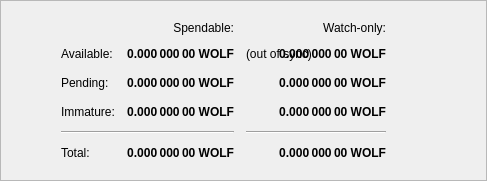
                <widget class="QFrame" name="frame">
                    <property name="frameShape">
                        <enum>QFrame::StyledPanel</enum>
                    </property>
                    <property name="frameShadow">
                        <enum>QFrame::Raised</enum>
                    </property>
                    <layout class="QHBoxLayout">
                         <item>
                            <spacer name="horizontalSpacerWalletSecruity">
                                <property name="orientation">
                                    <enum>Qt::Horizontal</enum>
                                </property>
                                <property name="sizeHint" stdset="0">
                                    <size>
                                        <width>40</width>
                                        <height>1</height>
                                    </size>
                                </property>
                            </spacer>
                        </item>
                        <item>
                            <widget class="QFrame">
                                <layout class="QVBoxLayout" name="verticalLayout_4">
                                   
                                    <item>
                                        <layout class="QGridLayout" name="gridLayout">
                                            <property name="spacing">
                                                <number>12</number>
                                            </property>
                                            <item row="0" column="1">
                                                <widget class="QLabel" name="labelSpendable">
                                                    <property name="text">
                                                        <string>Spendable:</string>
                                                    </property>
                                                    <property name="alignment">
                                                        <set>Qt::AlignRight|Qt::AlignTrailing|Qt::AlignVCenter</set>
                                                    </property>
                                                </widget>
                                            </item>
                                            <item row="0" column="2">
                                                <widget class="QLabel" name="labelWatchonly">
                                                    <property name="text">
                                                        <string>Watch-only:</string>
                                                    </property>
                                                    <property name="alignment">
                                                        <set>Qt::AlignRight|Qt::AlignTrailing|Qt::AlignVCenter</set>
                                                    </property>
                                                </widget>
                                            </item>
                                            <item row="1" column="0">
                                                <widget class="QLabel" name="labelBalanceText">
                                                    <property name="text">
                                                        <string>Available:</string>
                                                    </property>
                                                </widget>
                                            </item>
                                            <item row="1" column="1">
                                                <widget class="QLabel" name="labelBalance">
                                                    <property name="font">
                                                        <font>
                                                            <weight>75</weight>
                                                            <bold>true</bold>
                                                        </font>
                                                    </property>
                                                    <property name="cursor">
                                                        <cursorShape>IBeamCursor</cursorShape>
                                                    </property>
                                                    <property name="toolTip">
                                                        <string>Your current spendable balance</string>
                                                    </property>
                                                    <property name="text">
                                                        <string notr="true">0.000 000 00 WOLF</string>
                                                    </property>
                                                    <property name="alignment">
                                                        <set>Qt::AlignRight|Qt::AlignTrailing|Qt::AlignVCenter</set>
                                                    </property>
                                                    <property name="textInteractionFlags">
                                                        <set>Qt::LinksAccessibleByMouse|Qt::TextSelectableByKeyboard|Qt::TextSelectableByMouse</set>
                                                    </property>
                                                </widget>
                                            </item>
                                            <item row="1" column="2">
                                                <widget class="QLabel" name="labelWalletStatus">
                                                    <property name="toolTip">
                                                        <string>The displayed information may be out of date. Your wallet automatically synchronizes with the WOLF network after a connection is established, but this process has not completed yet.</string>
                                                    </property>
                                                    <property name="text">
                                                        <string notr="true">(out of sync)</string>
                                                    </property>
                                                    <property name="alignment">
                                                        <set>Qt::AlignLeading|Qt::AlignLeft|Qt::AlignVCenter</set>
                                                    </property>
                                                </widget>
                                            </item>
                                            <item row="1" column="2">
                                                <widget class="QLabel" name="labelWatchAvailable">
                                                    <property name="font">
                                                        <font>
                                                            <weight>75</weight>
                                                            <bold>true</bold>
                                                        </font>
                                                    </property>
                                                    <property name="cursor">
                                                        <cursorShape>IBeamCursor</cursorShape>
                                                    </property>
                                                    <property name="toolTip">
                                                        <string>Your current balance in watch-only addresses</string>
                                                    </property>
                                                    <property name="text">
                                                        <string notr="true">0.000 000 00 WOLF</string>
                                                    </property>
                                                    <property name="alignment">
                                                        <set>Qt::AlignRight|Qt::AlignTrailing|Qt::AlignVCenter</set>
                                                    </property>
                                                    <property name="textInteractionFlags">
                                                        <set>Qt::LinksAccessibleByMouse|Qt::TextSelectableByKeyboard|Qt::TextSelectableByMouse</set>
                                                    </property>
                                                </widget>
                                            </item>
                                            <item row="2" column="0">
                                                <widget class="QLabel" name="labelPendingText">
                                                    <property name="text">
                                                        <string>Pending:</string>
                                                    </property>
                                                </widget>
                                            </item>
                                            <item row="2" column="1">
                                                <widget class="QLabel" name="labelUnconfirmed">
                                                    <property name="font">
                                                        <font>
                                                            <weight>75</weight>
                                                            <bold>true</bold>
                                                        </font>
                                                    </property>
                                                    <property name="cursor">
                                                        <cursorShape>IBeamCursor</cursorShape>
                                                    </property>
                                                    <property name="toolTip">
                                                        <string>Total of transactions that have yet to be confirmed, and do not yet count toward the spendable balance</string>
                                                    </property>
                                                    <property name="text">
                                                        <string notr="true">0.000 000 00 WOLF</string>
                                                    </property>
                                                    <property name="alignment">
                                                        <set>Qt::AlignRight|Qt::AlignTrailing|Qt::AlignVCenter</set>
                                                    </property>
                                                    <property name="textInteractionFlags">
                                                        <set>Qt::LinksAccessibleByMouse|Qt::TextSelectableByKeyboard|Qt::TextSelectableByMouse</set>
                                                    </property>
                                                </widget>
                                            </item>
                                            <item row="2" column="2">
                                                <widget class="QLabel" name="labelWatchPending">
                                                    <property name="font">
                                                        <font>
                                                            <weight>75</weight>
                                                            <bold>true</bold>
                                                        </font>
                                                    </property>
                                                    <property name="cursor">
                                                        <cursorShape>IBeamCursor</cursorShape>
                                                    </property>
                                                    <property name="toolTip">
                                                        <string>Unconfirmed transactions to watch-only addresses</string>
                                                    </property>
                                                    <property name="text">
                                                        <string notr="true">0.000 000 00 WOLF</string>
                                                    </property>
                                                    <property name="alignment">
                                                        <set>Qt::AlignRight|Qt::AlignTrailing|Qt::AlignVCenter</set>
                                                    </property>
                                                    <property name="textInteractionFlags">
                                                        <set>Qt::LinksAccessibleByMouse|Qt::TextSelectableByKeyboard|Qt::TextSelectableByMouse</set>
                                                    </property>
                                                </widget>
                                            </item>
                                            <item row="2" column="3">
                                                <spacer name="horizontalSpacer_2">
                                                    <property name="orientation">
                                                        <enum>Qt::Horizontal</enum>
                                                    </property>
                                                    <property name="sizeHint" stdset="0">
                                                        <size>
                                                            <width>40</width>
                                                            <height>20</height>
                                                        </size>
                                                    </property>
                                                </spacer>
                                            </item>
                                            <item row="3" column="0">
                                                <widget class="QLabel" name="labelImmatureText">
                                                    <property name="text">
                                                        <string>Immature:</string>
                                                    </property>
                                                </widget>
                                            </item>
                                            <item row="3" column="1">
                                                <widget class="QLabel" name="labelImmature">
                                                    <property name="font">
                                                        <font>
                                                            <weight>75</weight>
                                                            <bold>true</bold>
                                                        </font>
                                                    </property>
                                                    <property name="cursor">
                                                        <cursorShape>IBeamCursor</cursorShape>
                                                    </property>
                                                    <property name="toolTip">
                                                        <string>Mined balance that has not yet matured</string>
                                                    </property>
                                                    <property name="text">
                                                        <string notr="true">0.000 000 00 WOLF</string>
                                                    </property>
                                                    <property name="alignment">
                                                        <set>Qt::AlignRight|Qt::AlignTrailing|Qt::AlignVCenter</set>
                                                    </property>
                                                    <property name="textInteractionFlags">
                                                        <set>Qt::LinksAccessibleByMouse|Qt::TextSelectableByKeyboard|Qt::TextSelectableByMouse</set>
                                                    </property>
                                                </widget>
                                            </item>
                                            <item row="3" column="2">
                                                <widget class="QLabel" name="labelWatchImmature">
                                                    <property name="font">
                                                        <font>
                                                            <weight>75</weight>
                                                            <bold>true</bold>
                                                        </font>
                                                    </property>
                                                    <property name="cursor">
                                                        <cursorShape>IBeamCursor</cursorShape>
                                                    </property>
                                                    <property name="toolTip">
                                                        <string>Mined balance in watch-only addresses that has not yet matured</string>
                                                    </property>
                                                    <property name="text">
                                                        <string notr="true">0.000 000 00 WOLF</string>
                                                    </property>
                                                    <property name="alignment">
                                                        <set>Qt::AlignRight|Qt::AlignTrailing|Qt::AlignVCenter</set>
                                                    </property>
                                                    <property name="textInteractionFlags">
                                                        <set>Qt::LinksAccessibleByMouse|Qt::TextSelectableByKeyboard|Qt::TextSelectableByMouse</set>
                                                    </property>
                                                </widget>
                                            </item>
                                            <item row="4" column="0" colspan="2">
                                                <widget class="Line" name="lineSpendableBalance">
                                                    <property name="orientation">
                                                        <enum>Qt::Horizontal</enum>
                                                    </property>
                                                </widget>
                                            </item>
                                            <item row="4" column="2">
                                                <widget class="Line" name="lineWatchBalance">
                                                    <property name="sizePolicy">
                                                        <sizepolicy hsizetype="Preferred" vsizetype="Fixed">
                                                            <horstretch>0</horstretch>
                                                            <verstretch>0</verstretch>
                                                        </sizepolicy>
                                                    </property>
                                                    <property name="minimumSize">
                                                        <size>
                                                            <width>140</width>
                                                            <height>0</height>
                                                        </size>
                                                    </property>
                                                    <property name="orientation">
                                                        <enum>Qt::Horizontal</enum>
                                                    </property>
                                                </widget>
                                            </item>
                                            <item row="5" column="0">
                                                <widget class="QLabel" name="labelTotalText">
                                                    <property name="text">
                                                        <string>Total:</string>
                                                    </property>
                                                </widget>
                                            </item>
                                            <item row="5" column="1">
                                                <widget class="QLabel" name="labelTotal">
                                                    <property name="font">
                                                        <font>
                                                            <weight>75</weight>
                                                            <bold>true</bold>
                                                        </font>
                                                    </property>
                                                    <property name="cursor">
                                                        <cursorShape>IBeamCursor</cursorShape>
                                                    </property>
                                                    <property name="toolTip">
                                                        <string>Your current total balance</string>
                                                    </property>
                                                    <property name="text">
                                                        <string notr="true">0.000 000 00 WOLF</string>
                                                    </property>
                                                    <property name="alignment">
                                                        <set>Qt::AlignRight|Qt::AlignTrailing|Qt::AlignVCenter</set>
                                                    </property>
                                                    <property name="textInteractionFlags">
                                                        <set>Qt::LinksAccessibleByMouse|Qt::TextSelectableByKeyboard|Qt::TextSelectableByMouse</set>
                                                    </property>
                                                </widget>
                                            </item>
                                            <item row="5" column="2">
                                                <widget class="QLabel" name="labelWatchTotal">
                                                    <property name="font">
                                                        <font>
                                                            <weight>75</weight>
                                                            <bold>true</bold>
                                                        </font>
                                                    </property>
                                                    <property name="cursor">
                                                        <cursorShape>IBeamCursor</cursorShape>
                                                    </property>
                                                    <property name="toolTip">
                                                        <string>Current total balance in watch-only addresses</string>
                                                    </property>
                                                    <property name="text">
                                                        <string notr="true">0.000 000 00 WOLF</string>
                                                    </property>
                                                    <property name="alignment">
                                                        <set>Qt::AlignRight|Qt::AlignTrailing|Qt::AlignVCenter</set>
                                                    </property>
                                                    <property name="textInteractionFlags">
                                                        <set>Qt::LinksAccessibleByMouse|Qt::TextSelectableByKeyboard|Qt::TextSelectableByMouse</set>
                                                    </property>
                                                </widget>
                                            </item>
                                        </layout>
                                    </item>
                                </layout>
                            </widget>
                        </item>
                        <item>
                            <spacer name="horizontalSpacerWalletSecruity">
                                <property name="orientation">
                                    <enum>Qt::Horizontal</enum>
                                </property>
                                <property name="sizeHint" stdset="0">
                                    <size>
                                        <width>40</width>
                                        <height>1</height>
                                    </size>
                                </property>
                            </spacer>
                        </item>
                    </layout>
                </widget>
